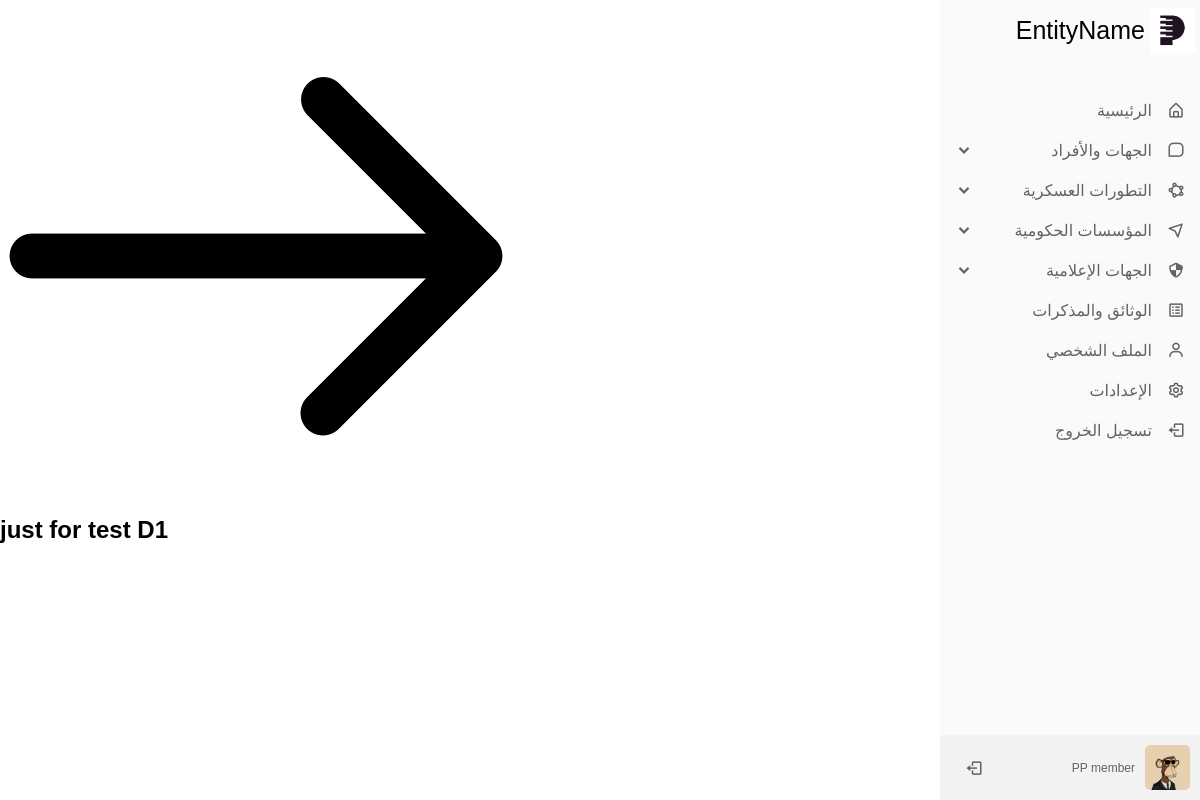
The app's page /document/6/ with its own data.
### main/models.py (models this page shows, shortened)
class Headline(models.Model):
    title = models.CharField(max_length=500, null=True)
    created_at = models.DateTimeField(auto_now_add=True)
    class Meta:
        ordering = ['-created_at']

### word/models.py (models this page shows)
class Document(models.Model):
    title = models.CharField(max_length=1000, null=True)
    content = QuillField()
    created_at = models.DateTimeField(auto_now_add=True, null=True)

### word/views.py (the view)
# urls.py: path('document/<str:pk>/', word_views.document, name="document"),
def document(request,pk):
    document = Document.objects.get(id=pk)
    documents = Document.objects.all()
    parties = Party.objects.all()
    headlines = Headline.objects.all()
    context = {'document': document, 'documents': documents, 'parties': parties, 'headlines': headlines,}
    return render(request, 'document/document.html', context)

### word/templates/document/document.html (shortened to what this page needs)
{% extends 'main/base.html' %}
{% block content %}
{% load static %}
{% load compress %}
<!DOCTYPE html>
<html lang="en" dir="ltr">
  <head>
    {% compress css %}
    <link type="text/x-scss" href="{% static 'main/css/style.scss' %}"     rel="stylesheet" media="screen">
    {% endcompress %}
    <link href='https://unpkg.com/boxicons@2.0.7/css/boxicons.min.css' rel='stylesheet'>
    </head>
<body>
</body>
<body hx-target="this" hx-swap="outerHTML">
  <div class="section1">
    {% include 'main/components/sidebar.html' %}
    <section class="home-section" id="home-section">
      <div class="section2">
        <div class="back">
            <a onclick="openLoaderPage()" hx-get="{% url 'documents' %}"><img src="{% static 'main/images/back.png' %}" alt=""></a>
        </div>
        <div class="heading">
            <div class="right">
                <h2 class="title">{{document.title}}</h2>
            </div>
            </div>
        </div>
    </div>
  </body>
</html>
{% endblock content %}

### main/templates/main/components/sidebar.html (shortened to what this page needs)
{% load static %}
<div class="sidebar">
    <a href="{% url 'home' %}"><div class="logo-details">
      <img src="{% static 'main/images/logo.png' %}" alt="">
      <span class="logo_name">EntityName</span>
    </div></a>
    <ul class="nav-links">
      <li class="mainLi">
        <a onclick="openLoaderPage()" hx-get="{% url 'home' %}">
          <i class='bx bx-home-alt' ></i>
          <span class="link_name">الرئيسية</span>
        </a>
      </li>
      <li class="mainLi">
        <div class="iocn-link">
          <a onclick="openLoaderPage()" hx-get="{% url 'parties' %}">
            <i class='bx bx-message-square' ></i>
            <span class="link_name">الجهات والأفراد</span>
          </a>
          <i class='bx bxs-chevron-down arrow' ></i>
        </div>
      </li>
      {% for headline in headlines %}
      <li class="mainLi">
        <div class="iocn-link">
          <a onclick="openLoaderPage()" hx-get="{% url 'headline' headline.id %}">
            {% if headline.id == 1 %}
            <i class='bx bx-shield-quarter'></i>
            {% elif headline.id == 2 %}
            <i class='bx bx-navigation'></i>
            {% elif headline.id == 3 %}
            <i class='bx bx-shape-polygon'></i>
            {% else %}
            <i class='bx bx-message-square' ></i>
            {% endif %}
            <span class="link_name">{{headline.title}}</span>
          </a>
          <i class='bx bxs-chevron-down arrow' ></i>
        </div>
      </li>
      {% endfor %}
      <li class="mainLi">
        <a onclick="openLoaderPage()" hx-get="{% url 'documents' %}">
          <i class='bx bx-spreadsheet'></i>
          <span class="link_name">الوثائق والمذكرات</span>
        </a>
      </li>
      <li class="mainLi">
        <a href="#">
          <i class='bx bx-user' ></i>
          <span class="link_name">الملف الشخصي</span>
        </a>
      </li>
      <li class="mainLi">
        <a href="#">
          <i class='bx bx-cog' ></i>
          <span class="link_name">الإعدادات</span>
        </a>
      </li>
      <li class="mainLi">
        <a href="{% url 'logout' %}">
          <i class='bx bx-log-out' ></i>
          <span class="link_name">تسجيل الخروج</span>
        </a>
      </li>
      <li>
        <div class="profile-details">
        <div class="profile-content">
            <img src="{% static 'main/images/profile.jpg' %}" alt="">
        </div>
        <div class="name-job">
            <div class="job">PP member</div>
        </div>
        <a href="{% url 'logout' %}"><i class='bx bx-log-out'></i></a>
        </div>
      </li>
    </ul>
  </div>

### main/templates/main/components/sidebar.html (style rules this page uses)
* { margin: 0; padding: 0; box-sizing: border-box; font-family: 'Gill Sans', 'Gill Sans MT', Calibri, 'Trebuchet MS', sans-serif; }
.sidebar { position: fixed; direction: rtl; top: 0; right: 0; height: 100%; width: 260px; background-color: #fafafa; z-index: 1; transition: all 0.5s ease; -ms-overflow-style: none; scrollbar-width: none; scrollbar-color: transparent transparent; }
.sidebar a { text-decoration: none; cursor: pointer; }
.sidebar .logo-details { height: 60px; width: 100%; display: flex; align-items: center; }
.sidebar .logo-details img { width: 45px; height: 45px; margin-top: 30px; margin: 20px 5px; }
.sidebar .logo-details .logo_name { font-size: 25px; color: #000; font-weight: 600; transition: 0.3s ease; transition-delay: 0.1s; font-weight: 400; }
.sidebar .nav-links { height: 100%; padding: 30px 0 150px 0; overflow: auto; }
.sidebar .nav-links li { position: relative; list-style: none; transition: all 0.4s ease; }
.sidebar .nav-links li .iocn-link { display: flex; align-items: center; justify-content: space-between; }
.sidebar .nav-links li i { height: 40px; min-width: 40px; text-align: center; line-height: 40px; color: #636363; font-size: 18px; cursor: pointer; transition: all 0.3s ease; padding: 0 15px; }
.sidebar .nav-links li a { display: flex; align-items: center; text-decoration: none; }
.sidebar .nav-links li a .link_name { font-size: 16px; font-weight: 400; color: #636363; transition: all 0.4s ease; }
.sidebar .profile-details { position: fixed; bottom: 0; width: 260px; display: grid; grid-template-columns: 1fr 3fr 1fr; gap: 10px; align-items: center; background: #f2f2f2; padding: 10px; transition: all 0.5s ease; }
.sidebar .profile-details .profile-content { display: flex; align-items: center; }
.sidebar .profile-details img { height: 45px; width: 45px; object-fit: cover; border-radius: 5px; background: #fff; transition: all 0.5s ease; }
.sidebar .profile-details .profile_name, .sidebar .profile-details .job { color: #636363; font-size: 18px; font-weight: 500; white-space: nowrap; }
.sidebar .profile-details .job { font-size: 12px; }

### records on screen
Headline: title "التطورات العسكرية"
Headline: title "المؤسسات الحكومية"
Headline: title "الجهات الإعلامية"
Document: title "just for test D1"
